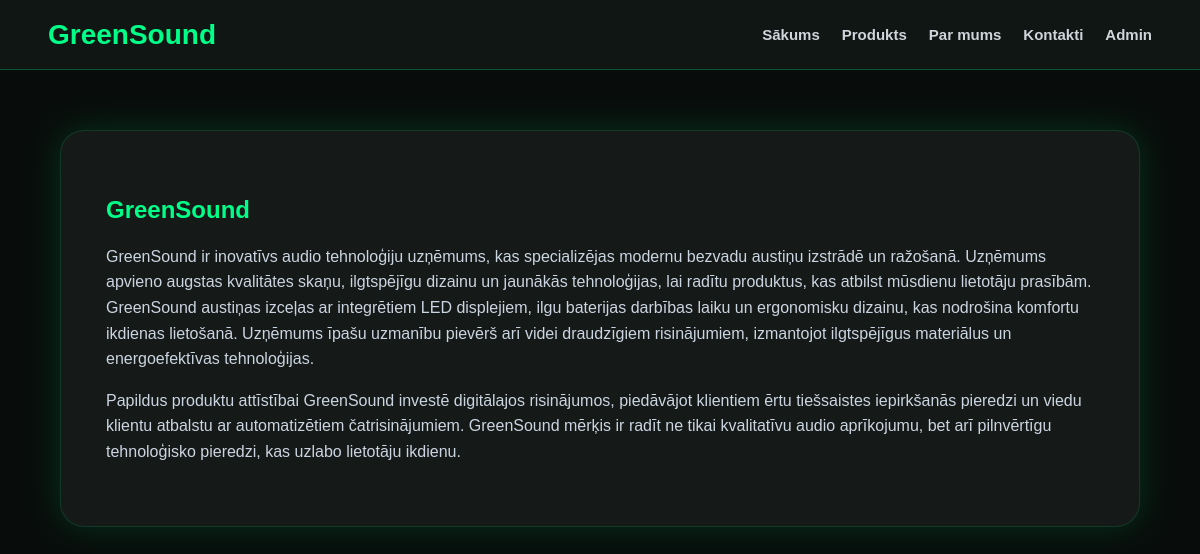
/about, run on the app's committed database.
### tables this page shows
CREATE TABLE about_info (
    id INTEGER PRIMARY KEY AUTOINCREMENT,
    title TEXT NOT NULL,
    paragraph1 TEXT NOT NULL,
    paragraph2 TEXT NOT NULL
);

### app.py (the view)
@app.route("/about")
def about():
    about = get_about_info()
    return render_template("about.html", about=about)

### app.py (called while the page is built)
def get_about_info():
    conn = sqlite3.connect("database.db")
    conn.row_factory = sqlite3.Row
    cursor = conn.cursor()
    cursor.execute("SELECT * FROM about_info LIMIT 1")
    about = cursor.fetchone()
    conn.close()
    return about

### templates/about.html (shortened to what this page needs)
{% extends "base.html" %}
{% block content %}
<section class="page">
    <div class="content-card">
        <h1>{{ about.title }}</h1>
        <p>{{ about.paragraph1 }}</p>
        <p>{{ about.paragraph2 }}</p>
    </div>
</section>
{% endblock %}

### static/style.css (style rules this page uses)
* { box-sizing: border-box; }
html { overflow-x: hidden; }
body { margin: 0; font-family: Arial, sans-serif; background: #080d0b; color: white; overflow-x: hidden; }
.page { width: 100%; max-width: 1500px; margin: 0 auto; padding: clamp(25px, 5vw, 70px); }
.hero-card, .content-card, .details-box, .image-box { background: #151a18; border-radius: 24px; padding: clamp(20px, 4vw, 45px); box-shadow: 0 0 35px rgba(0, 255, 136, 0.15); border: 1px solid #00ff8822; width: 100%; }
.details-box h1, .content-card h1 { color: #00ff88; }
.details-box p, .content-card p, .details-box li { color: #cbd5e1; line-height: 1.6; }

### data on the page
about_info: title "GreenSound", paragraph1 "GreenSound ir inovatīvs audio tehnoloģiju uzņēmums, kas specializējas modernu bezvadu austiņu izstrādē un ražošanā. Uzņēmums apvieno augstas kvalitātes skaņu, ilgtspējīgu dizainu un jaunākās tehnoloģijas, lai radītu produktus, kas atbilst mūsdienu lietotāju prasībām. GreenSound austiņas izceļas ar integrētiem LED displejiem, ilgu baterijas darbības laiku un ergonomisku dizainu, kas nodrošina komfortu ikdienas lietošanā. Uzņēmums īpašu uzmanību pievērš arī videi draudzīgiem risinājumiem, izmantojot ilgtspējīgus materiālus un energoefektīvas tehnoloģijas.", paragraph2 "Papildus produktu attīstībai GreenSound investē digitālajos risinājumos, piedāvājot klientiem ērtu tiešsaistes iepirkšanās pieredzi un viedu klientu atbalstu ar automatizētiem čatrisinājumiem. GreenSound mērķis ir radīt ne tikai kvalitatīvu audio aprīkojumu, bet arī pilnvērtīgu tehnoloģisko pieredzi, kas uzlabo lietotāju ikdienu."
